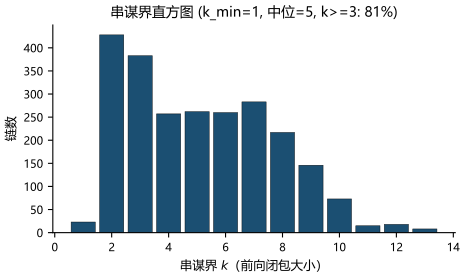

The script that drew this image:
# -*- coding: utf-8 -*-
"""Collusion bound histogram (paper03 fig:collusion)."""
from __future__ import annotations

import os
import sys

import matplotlib.pyplot as plt

HERE = os.path.dirname(os.path.abspath(__file__))
sys.path.insert(0, HERE)

from _style import C_OURS, apply_style_cn, load, save  # noqa: E402


def main():
    apply_style_cn()
    c = load()["collusion"]
    hist = c.get("k_hist")
    fig, ax = plt.subplots(figsize=(5.2, 2.7))
    if hist:
        ks = sorted(int(k) for k in hist)
        ns = [hist[str(k)] for k in ks]
        ax.bar(ks, ns, color=C_OURS, edgecolor="black", lw=0.3, width=0.85)
        ax.set_xlabel(r"串谋界 $k$（前向闭包大小）")
        ax.set_ylabel("链数")
        ax.set_title(
            f"串谋界直方图 "
            f"(k_min={c['k_min']}, 中位={c['k_median']}, "
            f"k>=3: {c['frac_k_ge_3'] * 100:.0f}%)"
        )
    else:
        ax.text(0.5, 0.5,
                f"k_min={c['k_min']}, median={c['k_median']}, "
                f"k_max={c['k_max']}\n(run export_data without --anchored)",
                ha="center", va="center", transform=ax.transAxes)
        ax.set_axis_off()
    ax.spines["top"].set_visible(False)
    ax.spines["right"].set_visible(False)
    save(fig, "fig_collusion_CN.pdf")


if __name__ == "__main__":
    main()
